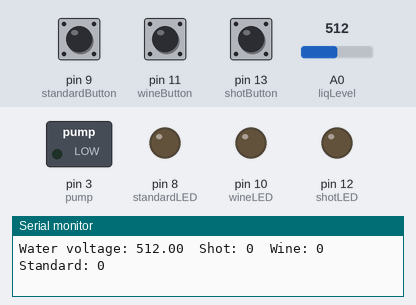
The sketch below on a simulated Arduino Uno, built with avr-gcc and run on an emulated ATmega328P. On the bench: switched loads named in the sketch (green lamp = pin HIGH), output pins drawn as LEDs (lit = HIGH), the last lines printed to the serial monitor. Inputs (shaded band) come from the test bench; at power-on: pin 9 (standardButton) HIGH, A0 (liqLevel) = 512, pin 11 (wineButton) HIGH, pin 13 (shotButton) HIGH.

Above: at 1.2 s.
1.3 s: pin 9 (standardButton) pulled LOW for 0.15 s
At 2.5 s:
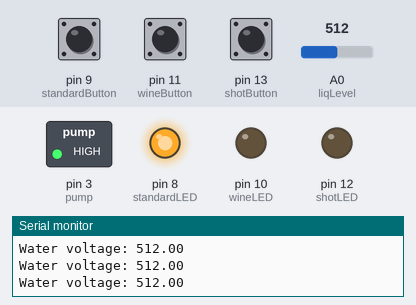
2.9 s: A0 (liqLevel) set to 687
4.4 s: A0 (liqLevel) set to 712
At 5.1 s:
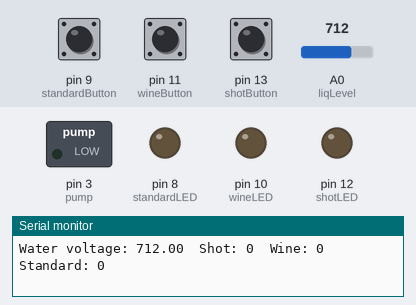
5.9 s: pin 11 (wineButton) pulled LOW for 1 s
8.9 s: pin 13 (shotButton) pulled LOW for 3.2 s
13.6 s: pin 11 (wineButton) pulled LOW for 0.15 s
Timing chart, 0 to 16.6 s (numbered marks = the images above; inputs shaded):
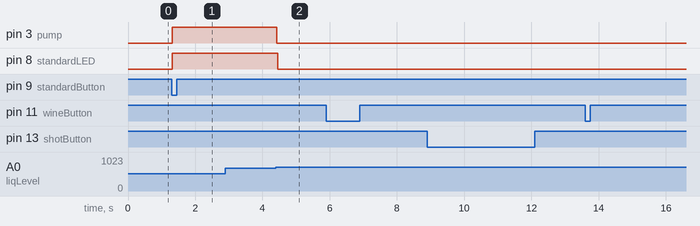

Measured:
- the behaviour switches between 699 and 700 on A0 (liqLevel) (found by bisection; images 1 and 2)
- after the input at 1.3 s, pin 3 (pump), pin 8 (standardLED): LOW → HIGH at once
- after the input at 4.4 s, pin 3 (pump): HIGH → LOW at once; pin 8 (standardLED): HIGH → LOW after 0.05 s

The sketch:

AutoDrinkDispenser.ino
```cpp
#define shotButton 13
#define shotLED 12
#define wineButton 11
#define wineLED 10
#define standardButton 9
#define standardLED 8
#define liqLevel A0
#define resistor 560
#define pump 3

//0 = wait, 1 = dispensing shot, 2 = dispensing wine, 3 = dispensing standard
int state;

void setup() {
  pinMode(shotButton, INPUT);
  pinMode(shotLED, OUTPUT);
  pinMode(wineButton, INPUT);
  pinMode(wineLED, OUTPUT);
  pinMode(standardButton, INPUT);
  pinMode(standardLED, OUTPUT);
  pinMode(liqLevel, INPUT);
  pinMode(pump, OUTPUT);
  state = 0;
  Serial.begin(9600);
}

void loop() {
  while(state == 0) {
     float waterVolt = analogRead(liqLevel);
     digitalWrite(pump, LOW);

     Serial.print("Water voltage: ");
     Serial.print(waterVolt);
     Serial.print("\t");
     digitalWrite(shotLED, LOW);
     digitalWrite(wineLED, LOW);
     digitalWrite(standardLED, LOW);
     Serial.print("Shot: ");
     Serial.print(!digitalRead(shotButton));
     Serial.print("\tWine: ");
     Serial.print(!digitalRead(wineButton));
     Serial.print("\tStandard: ");
     Serial.println(!digitalRead(standardButton));
     delay(100);
     if(!digitalRead(shotButton))
        state = 1;
     else if(!digitalRead(wineButton))
        state = 2;
     else if(!digitalRead(standardButton))
        state = 3;
  }

  if(state == 1) {
    digitalWrite(shotLED, HIGH);
    Serial.println("\npourShot() called");
    pourShot();
    state = 0;
  } else if(state == 2) {
    digitalWrite(wineLED, HIGH);
    Serial.println("\npourWine() called");
    pourWine();
    state = 0;
  } else if(state == 3) {
    digitalWrite(standardLED, HIGH);
    Serial.println("\npourStandard() called");
    pourStandard();
    state = 0;
  }
}

void pourShot() {
  float waterVolt = analogRead(liqLevel);
//  float waterRes = (1023 / waterVolt) - 1;
//  waterRes = resistor / waterRes;
  float finalRes;
  int count = 0;

  while(waterVolt < 600 && count < 3) {
    waterVolt = analogRead(liqLevel);
//    waterRes = (1023 / waterVolt) - 1;
//    waterRes = resistor / waterRes;
    Serial.print("Water resistance: ");
    Serial.print(waterVolt);
    Serial.println();

    digitalWrite(pump, HIGH);
    if(waterVolt > 600)
      count++;
  }

  digitalWrite(pump, LOW);
}

void pourWine() {
  float waterVolt = analogRead(liqLevel);
//  float waterRes = (1023 / waterVolt) - 1;
//  waterRes = resistor / waterRes;
  int count = 0;

  //50 is arbitrary amount for liqLevel sensor
  while(waterVolt < 650 && count < 3) {
    waterVolt = analogRead(liqLevel);
    Serial.print("Water voltage: ");
    Serial.print(waterVolt);
    Serial.println();
    digitalWrite(pump, HIGH);
    if(waterVolt > 650)
      count++;
  }

  digitalWrite(pump, LOW);
}

void pourStandard() {
  float waterVolt = analogRead(liqLevel);
  int count = 0;

   //100 is arbitrary amount for liqLevel sensor
   while(waterVolt < 700 && count < 3) {
    waterVolt = analogRead(liqLevel);
    Serial.print("Water voltage: ");
    Serial.print(waterVolt);
    Serial.println();
    digitalWrite(pump, HIGH);
    if(waterVolt > 700)
      count++;
   }

   digitalWrite(pump, LOW);
}
```
